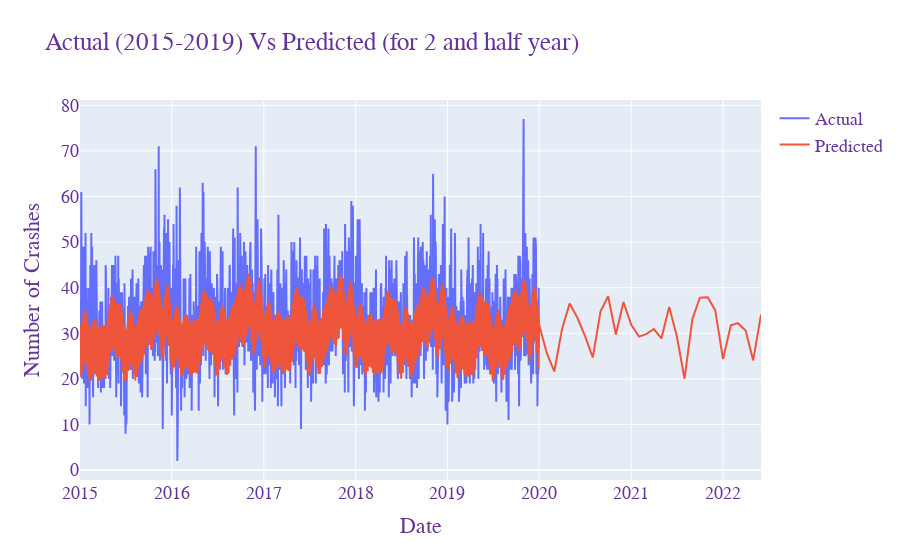

The notebook cell saved with this chart:
### Code cell
fig = go.Figure()
# Create and style traces
fig.add_trace(go.Scatter(x=CRI_timeseries_prophet_2019['ds'], y=CRI_timeseries_prophet_2019['y'], name='Actual',))
fig.add_trace(go.Scatter(x=forecast_CRI_2019['ds'], y=forecast_CRI_2019['yhat'], name='Predicted',))
#fig.add_trace(go.Scatter(x=forecast['ds'], y=forecast['holidays'], name='Holidays',))
fig.update_layout(
    title="Actual (2015-2019) Vs Predicted (for 2 and half year)",
    xaxis_title="Date",
    yaxis_title="Number of Crashes",
       font=dict(
        family="Courier New, monospace",
        size=18,
        color="RebeccaPurple"
    )
)
fig.show()

### Figure 1 — Plotly figure (JSON) as saved in the notebook; plotly's stock layout.template omitted (floating-point values rounded to 4 significant figures; data arrays with more than 128 entries replaced by an {"elided": "..."} marker saying what was removed)
{"data": [{"name": "Actual", "type": "scatter", "x": {"elided": "1826 str values"}, "y": {"elided": "1826 int values"}}, {"name": "Predicted", "type": "scatter", "x": {"elided": "1856 str values"}, "y": {"elided": "1856 float values"}}], "layout": {"font": {"color": "RebeccaPurple", "family": "Courier New, monospace", "size": 18}, "title": {"text": "Actual (2015-2019) Vs Predicted (for 2 and half year)"}, "xaxis": {"title": {"text": "Date"}}, "yaxis": {"title": {"text": "Number of Crashes"}}}}
